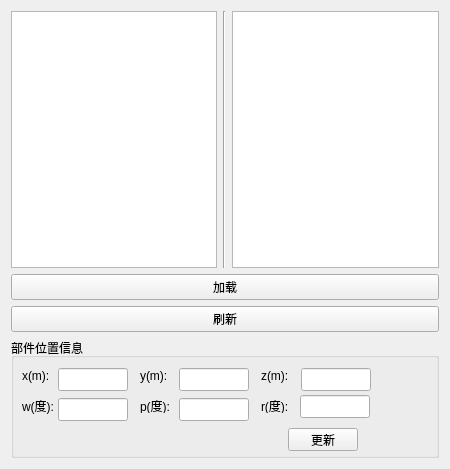
<?xml version="1.0" encoding="UTF-8"?>
<ui version="4.0">
 <class>PartSelection</class>
 <widget class="QWidget" name="PartSelection">
  <property name="geometry">
   <rect>
    <x>0</x>
    <y>0</y>
    <width>450</width>
    <height>469</height>
   </rect>
  </property>
  <property name="windowTitle">
   <string>Form</string>
  </property>
  <layout class="QVBoxLayout" name="verticalLayout_9">
   <item>
    <layout class="QHBoxLayout" name="horizontalLayout">
     <item>
      <widget class="QListWidget" name="list_widget_parts"/>
     </item>
     <item>
      <widget class="Line" name="line">
       <property name="orientation">
        <enum>Qt::Vertical</enum>
       </property>
      </widget>
     </item>
     <item>
      <widget class="QListWidget" name="list_widget_part_paths"/>
     </item>
    </layout>
   </item>
   <item>
    <widget class="QPushButton" name="push_button_load_selected_part">
     <property name="text">
      <string>加载</string>
     </property>
    </widget>
   </item>
   <item>
    <widget class="QPushButton" name="push_button_refresh_parts_list">
     <property name="text">
      <string>刷新</string>
     </property>
    </widget>
   </item>
   <item>
    <widget class="QGroupBox" name="groupBox">
     <property name="minimumSize">
      <size>
       <width>0</width>
       <height>120</height>
      </size>
     </property>
     <property name="title">
      <string>部件位置信息</string>
     </property>
     <widget class="QLabel" name="label">
      <property name="geometry">
       <rect>
        <x>11</x>
        <y>30</y>
        <width>40</width>
        <height>16</height>
       </rect>
      </property>
      <property name="text">
       <string>x(m):</string>
      </property>
     </widget>
     <widget class="QLabel" name="label_2">
      <property name="geometry">
       <rect>
        <x>129</x>
        <y>30</y>
        <width>40</width>
        <height>15</height>
       </rect>
      </property>
      <property name="text">
       <string>y(m):</string>
      </property>
     </widget>
     <widget class="QLabel" name="label_3">
      <property name="geometry">
       <rect>
        <x>250</x>
        <y>30</y>
        <width>39</width>
        <height>15</height>
       </rect>
      </property>
      <property name="text">
       <string>z(m):</string>
      </property>
     </widget>
     <widget class="QLabel" name="label_4">
      <property name="geometry">
       <rect>
        <x>250</x>
        <y>60</y>
        <width>39</width>
        <height>15</height>
       </rect>
      </property>
      <property name="text">
       <string>r(度):</string>
      </property>
     </widget>
     <widget class="QLabel" name="label_5">
      <property name="geometry">
       <rect>
        <x>11</x>
        <y>60</y>
        <width>40</width>
        <height>16</height>
       </rect>
      </property>
      <property name="text">
       <string>w(度):</string>
      </property>
     </widget>
     <widget class="QLabel" name="label_6">
      <property name="geometry">
       <rect>
        <x>129</x>
        <y>60</y>
        <width>29</width>
        <height>15</height>
       </rect>
      </property>
      <property name="text">
       <string>p(度):</string>
      </property>
     </widget>
     <widget class="QPushButton" name="partupdatebutton">
      <property name="geometry">
       <rect>
        <x>277</x>
        <y>90</y>
        <width>70</width>
        <height>23</height>
       </rect>
      </property>
      <property name="text">
       <string>更新</string>
      </property>
     </widget>
     <widget class="QLineEdit" name="l_x">
      <property name="geometry">
       <rect>
        <x>47</x>
        <y>30</y>
        <width>70</width>
        <height>23</height>
       </rect>
      </property>
     </widget>
     <widget class="QLineEdit" name="l_y">
      <property name="geometry">
       <rect>
        <x>168</x>
        <y>30</y>
        <width>70</width>
        <height>23</height>
       </rect>
      </property>
     </widget>
     <widget class="QLineEdit" name="l_z">
      <property name="geometry">
       <rect>
        <x>290</x>
        <y>30</y>
        <width>70</width>
        <height>23</height>
       </rect>
      </property>
     </widget>
     <widget class="QLineEdit" name="l_p">
      <property name="geometry">
       <rect>
        <x>168</x>
        <y>60</y>
        <width>70</width>
        <height>23</height>
       </rect>
      </property>
     </widget>
     <widget class="QLineEdit" name="l_w">
      <property name="geometry">
       <rect>
        <x>47</x>
        <y>60</y>
        <width>70</width>
        <height>23</height>
       </rect>
      </property>
     </widget>
     <widget class="QLineEdit" name="l_r">
      <property name="geometry">
       <rect>
        <x>289</x>
        <y>57</y>
        <width>70</width>
        <height>23</height>
       </rect>
      </property>
     </widget>
    </widget>
   </item>
  </layout>
 </widget>
 <resources/>
 <connections/>
</ui>
